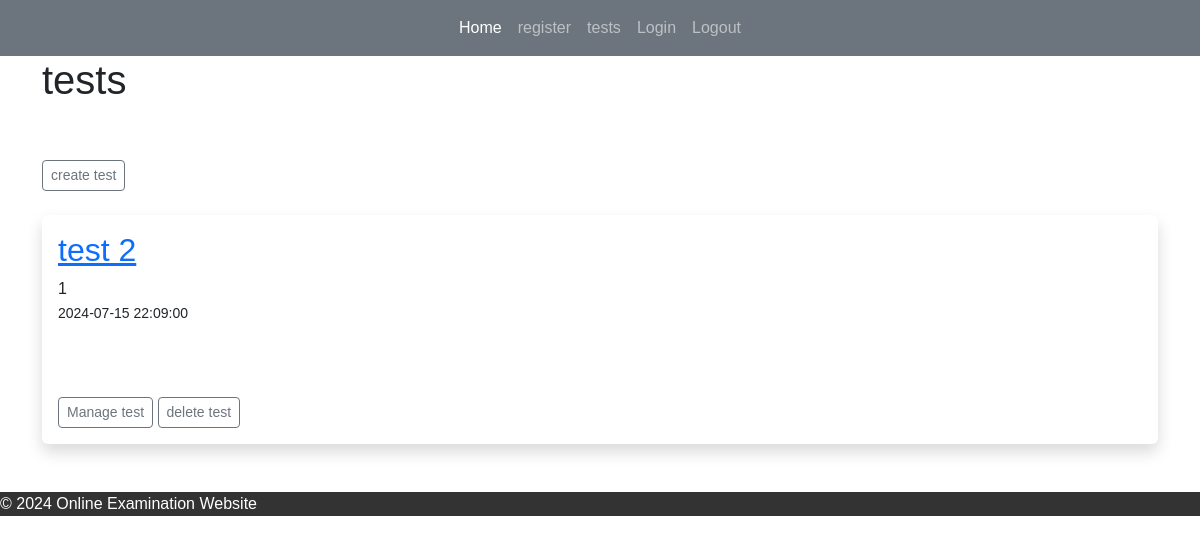
The app's page /tests (signed in), older data.
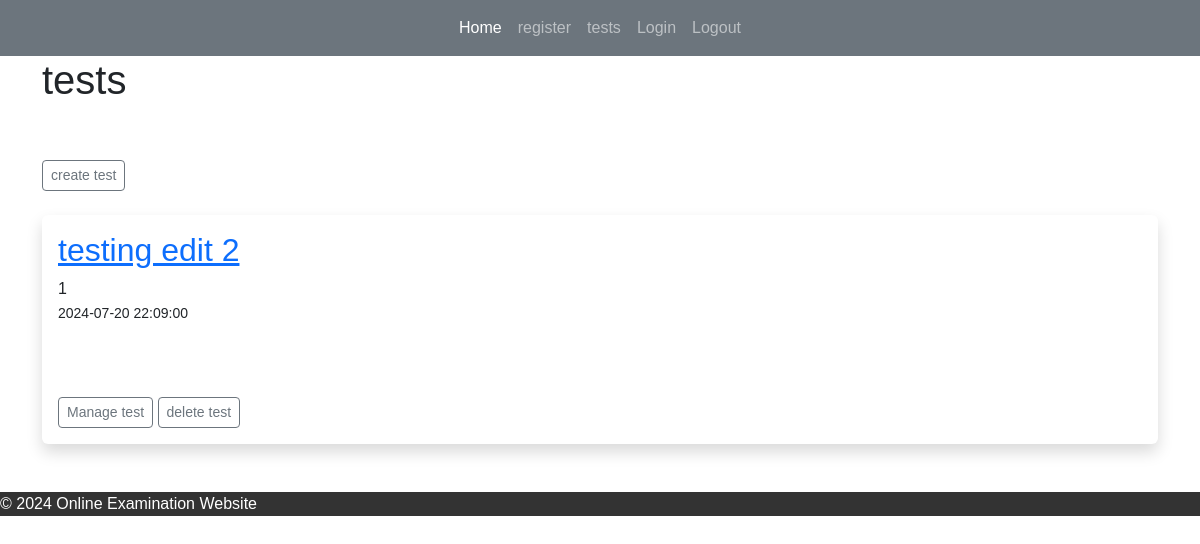
The same page, newer data.
### app.py (models this page shows)
class Tests(db.Model):
    test_id = db.Column(db.Integer, primary_key=True)
    title = db.Column(db.String(255))
    start_date = db.Column(db.DateTime, default=datetime.utcnow)
    end_date = db.Column(db.DateTime, default=datetime.utcnow)
    teacher_id = db.Column(db.Integer, db.ForeignKey('users.id'))
    questions = db.relationship("Questions", backref="test")

### app.py (the view)
@app.route('/tests', methods=['GET', 'POST'])
def tests():
	tests = Tests.query.filter_by(teacher_id = current_user.id)
	return render_template("tests.html", tests=tests)

### app.py (called while the page is built)
@login_manager.user_loader
def load_user(user_id):
    return Users.query.get(int(user_id))

### templates/tests.html (shortened to what this page needs)
{% extends 'index.html' %}
{% block content %}
<h1>tests</h1>
<br>
<br/>
<a href="{{ url_for('create_test')}}" class="btn btn-outline-secondary btn-sm">create test</a>
<br/>
<br/>
{% for test in tests %}
<div class="shadow p-3 mb-5 bg-body rounded">
	<h2><a href="{{ url_for('test', id=test.test_id)}}">{{ test.title }}</a></h2>
    {{ test.teacher_id }}<br/>
	<small>{{ test.start_date }}</small> <br/><br/>
	<br/><br/>
	<a href="{{ url_for('test', id=test.test_id)}}" class="btn btn-outline-secondary btn-sm">Manage test</a>
	<a href="{{ url_for('delete_test', id=test.test_id)}}" class="btn btn-outline-secondary btn-sm">delete test</a>
</div>
{% endfor %}
{% endblock %}

Row changes from the older to the newer data that the page shows:
changed Tests: title "test 2" → "testing edit 2"; start_date "2024-07-15 22:09:00" → "2024-07-20 22:09:00"
